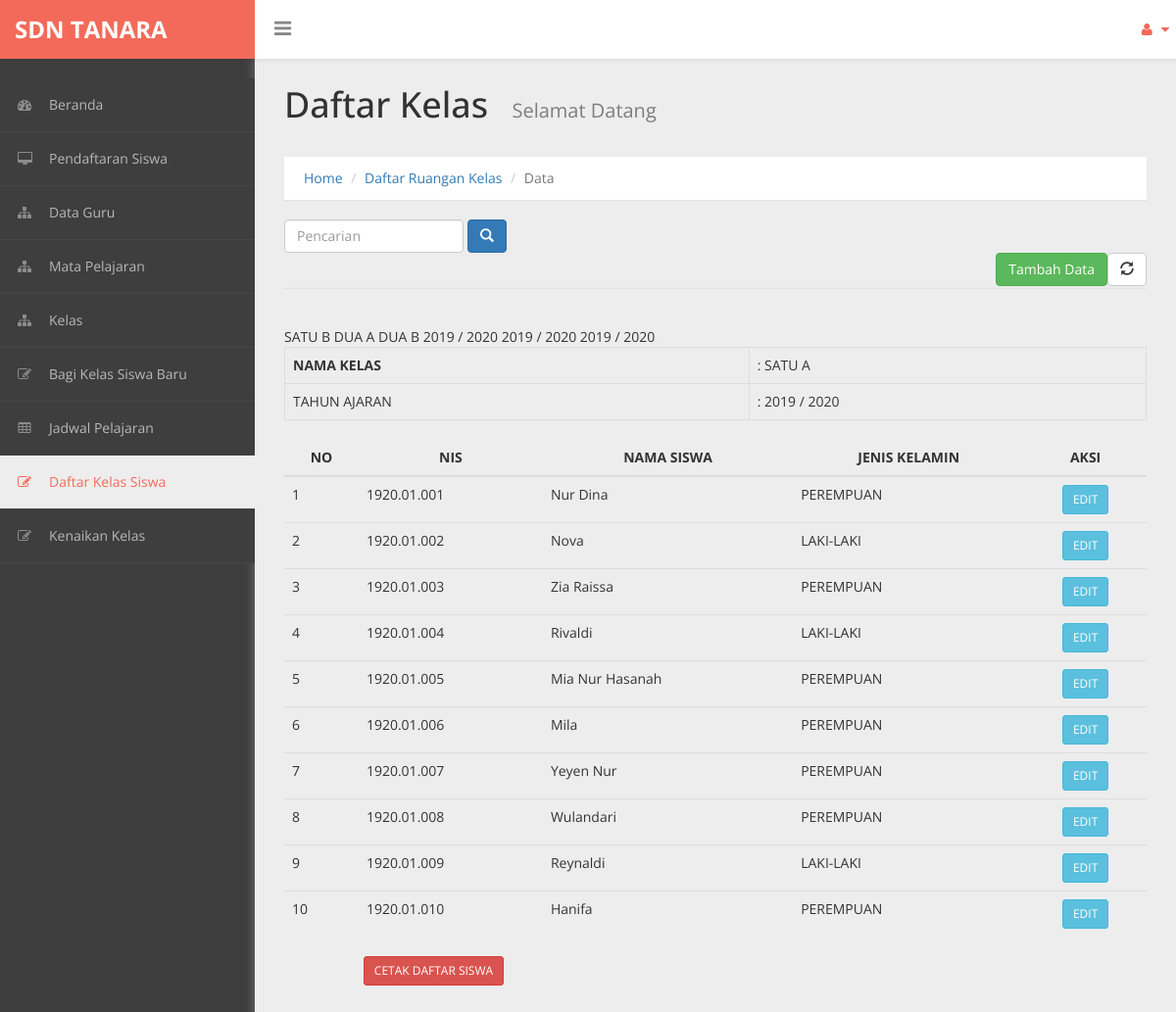
Screenshot of /admin/data_daftarsiswa.php with the database file from the repository.
### tables this page shows
CREATE TABLE `ruang` (
  `kd_ruang` varchar(6) NOT NULL,
  `nama_ruang` varchar(20) NOT NULL,
  `nip` varchar(32) NOT NULL,
  `thnajar` varchar(20) NOT NULL
);

CREATE TABLE `siswa` (
  `nis` varchar(11) NOT NULL,
  `nama_siswa` varchar(40) NOT NULL,
  `tempatlhr` varchar(30) NOT NULL,
  `tgllahir` date NOT NULL,
  `alamat` text NOT NULL,
  `gender` enum('LAKI-LAKI','PEREMPUAN') NOT NULL,
  `agama` enum('ISLAM','KRISTEN','BUDHA','HINDU','KHONG HU CHU') NOT NULL,
  `kelas` varchar(6) NOT NULL,
  `status` enum('KANDUNG','ANGKAT','TIRI') NOT NULL,
  `anakke` varchar(15) NOT NULL,
  `namaayah` varchar(30) NOT NULL,
  `namaibu` varchar(30) NOT NULL,
  `alamatortu` text NOT NULL,
  `telportu` varchar(13) NOT NULL,
  `pekerjaanayah` varchar(30) NOT NULL,
  `pekerjaanibu` varchar(30) NOT NULL,
  `namawali` varchar(30) NOT NULL,
  `alamatwali` text NOT NULL,
  `telpwali` varchar(13) NOT NULL,
  `pekerjaanwali` varchar(30) NOT NULL
);

### admin/data_daftarsiswa.php (the view, shortened to what this page needs)
<!DOCTYPE html>
<html xmlns="http://www.w3.org/1999/xhtml">
<head>
    <link href="../assets/css/bootstrap.css" rel="stylesheet" />
    <link href="../assets/css/font-awesome.css" rel="stylesheet" />
    <link href="../assets/css/custom-styles.css" rel="stylesheet" />
</head>
<body>
    <div id="wrapper">
        <nav class="navbar navbar-default top-navbar" role="navigation">
            <div class="navbar-header">
                <a class="navbar-brand" href="index.php"><strong>SDN TANARA</strong></a>
                <div id="sideNav" href="">
                  <i class="fa fa-bars icon"></i>
              </div>
            </div>
            <ul class="nav navbar-top-links navbar-right">
                <li class="dropdown">
                    <a class="dropdown-toggle" data-toggle="dropdown" href="#" aria-expanded="false">
                        <i class="fa fa-user fa-fw"></i> <i class="fa fa-caret-down"></i>
                    </a>
                </li>
            </ul>
        </nav>
        <nav class="navbar-default navbar-side" role="navigation">
            <div class="sidebar-collapse">
                <ul class="nav" id="main-menu">
                    <li>
                        <a href="index.php"><i class="fa fa-dashboard"></i>Beranda</a>
                    </li>
                    <li>
                        <a href="daftar_pend.php"><i class="fa fa-desktop"></i>Pendaftaran Siswa</a>
                    </li>
                    <li>
                        <a href="daftar_guru.php"><i class="fa fa-sitemap"></i>Data Guru</a>
                    </li>
                    <li>
                        <a href="daftar_mapel.php"><i class="fa fa-sitemap"></i>Mata Pelajaran</a>
                    </li>
                     <li>
                        <a href="daftar_ruang.php"><i class="fa fa-sitemap"></i>Kelas</a>
                    </li>
                    <li>
                        <a href="daftar_walikelas.php"><i class="fa fa-edit"></i>Bagi Kelas Siswa Baru</a>
                    </li>
                    <li>
                        <a href="daftar_jadwal.php" ><i class="fa fa-table"></i>Jadwal Pelajaran</a>
                    </li>
                    <li>
                        <a href="daftar_siswa.php" class="active-menu"><i class="fa fa-edit"></i>Daftar Kelas Siswa</a>
                    </li>
                    <li>
                        <a href="daftar_kenaikan.php"><i class="fa fa-edit"></i>Kenaikan Kelas</a>
                    </li>
                </ul>
            </div>
        </nav>
        <div id="page-wrapper">
          <div class="header">
                        <h1 class="page-header">
                           Daftar Kelas <small>Selamat Datang</small>
                        </h1>
                        <ol class="breadcrumb">
                      <li><a href="index.php">Home</a></li>
                      <li><a href="#">Daftar Ruangan Kelas</a></li>
                      <li class="active">Data</li>
                    </ol>
            <div class="panel-tools">
                <form class="form-inline" action="" method="post">
                    <div class="form-group">
                        <input type="text" name="pencarian" class="form-control" placeholder="Pencarian">
                    </div>
                    <div class="form-group">
                        <button type="submit" class="btn btn-primary"><span class="glyphicon glyphicon-search " aria-hidden="true"></span></button>
                    </div>
                </form>
                <a href="" class="btn btn-default pull-right"><i class="glyphicon glyphicon-refresh"></i></a>
                <a class="btn btn-success pull-right" href="tambah_siswa.php">Tambah Data</a>
            </div>
        </div>
            <div id="page-inner">
                <div class="row">
                  <div class="col-md-12">
                <div class="panel panel-default">
                </div>
            </div>
                </div>
    <div class="box box-success">
        <form action="aksi_daftar.php" method="POST" class="form-horizontal">
            <div class="box-header with-border">
            <table class="table table-bordered"><br>
                <tr>
                    <th>NAMA KELAS</center></th>
                    <td> :
                        <?php
                        include '../koneksi.php';
                            $data = mysqli_query($koneksi, "SELECT * FROM ruang");
                            while($d = mysqli_fetch_array($data)) {
                        ?>
                       <?php echo $d['nama_ruang']?>
                    </td>
                </tr>
                <?php } ?>
                <tr>
                    <td>TAHUN AJARAN </td>
                    <td> :
                        <?php
                        include '../koneksi.php';
                            $data = mysqli_query($koneksi, "SELECT * FROM ruang");
                            while($d = mysqli_fetch_array($data)) {
                        ?>
                       <?php echo $d['thnajar']?>
                    </td>
                </tr>
                <?php } ?>
            </table>
               <table class="table" id="datatables"><thead>
                <tr>
                        <th><center>NO</center></th>
                        <th><center>NIS</center></th>
                        <th><center>NAMA SISWA</center></th>
                        <th><center>JENIS KELAMIN</center></th>
                        <th><center>AKSI</center></th>
                </tr></thead>
            <tbody>
                    <?php
                    include '../koneksi.php';
                    $data=mysqli_query($koneksi,"SELECT * from siswa");
                    $i=0;
                    while($d=mysqli_fetch_array($data)){
                        $i++;
                    ?>
                    <tr>
                        <td><?php echo $i?></td>
                        <td><?php echo $d['nis']?></td>
                        <td><?php echo $d['nama_siswa']?></td>
                        <td><?php echo $d['gender']?></td>
                        <td align="center">
                            <a class="btn btn-info btn-sm" href="tampil_ruang.php?kd_ruang=<?php echo $d['kd_ruang'];?>">EDIT</a>
                        </td>
                    </tr>
<?php } ?>
            </tbody>
               </table>
            </div>
             <div class="col-sm-4">
                <label class="control-label col-md-3 col-sm-3 col-xs-12" for="form-field-1">
                </label>
                    <a class="btn btn-danger btn-sm" href="daftarsiswa/cetak_siswa.php?nis=<?php echo $d['nis'];?>">CETAK DAFTAR SISWA</a>
                </div>
         </form>
    </div>
  </div>
                </div>
            </div>
</body>
</html>

### assets/css/custom-styles.css (style rules this page uses)
body { font-family: 'Open Sans', sans-serif; background: #3E3E3E; }
#wrapper { width: 100%; }
#page-wrapper { padding: 15px 15px; min-height: 600px; background: #EDEDED; }
#page-inner { width:100%; margin:10px 20px 10px 0px; background-color:transparent; padding: 15px 30px; min-height:1200px; }
h1, .h1, h2, .h2, h3, .h3 { margin-top: 7px; margin-bottom: -5px; }
.navbar-side { z-index: 0; }
.panel { border-radius:0px; }
.navbar-side .nav > li > a > i { color: #8C8C8C;padding: 8px;width: 30px;text-align: center; }
.top-navbar { position: fixed; width: 100%; z-index: 300; -webkit-box-shadow: 0 3px 3px rgba(0, 0, 0, 0.05); -moz-box-shadow: 0 3px 3px rgba(0, 0, 0, 0.05); box-shadow: 0 3px 3px rgba(0, 0, 0, 0.05); }
.navbar-side { z-index: 1; position: fixed; width: 260px; top: 80px; }
#page-wrapper { position: relative; top: 55px; box-shadow: 0 0 10px #757575; -moz-box-shadow: 0 0 10px #757575; -webkit-box-shadow: 0 0 10px #757575; }
.breadcrumb { padding: 12px 10px 12px 20px; margin-bottom: 20px; list-style: none; border-radius: 0; -webkit-box-shadow: 0 1px 1px rgba(0,0,0,.05); box-shadow: 0 1px 1px rgba(0,0,0,.05);background: #fff; }
.page-header { margin: 0;border-bottom: 1px solid transparent;text-align: left;background-color: rgb(237, 237, 237);padding: 32px 22px 32px 0;color: #323232; }
.panel-default { border-color: #ECECEC; }
.header { margin: 0 30px; }
h1.page-header small { color: #7E7E7E; margin-left: 15px; font-size: 20px; }
i.fa.fa-bars { font-size: 20px; margin: 12px 0 0; }
.top-navbar { margin:0px; }
.top-navbar .navbar-brand { color: #fff;width: 260px;text-align: left;height: 60px;font-size: 24px;font-weight: 700;line-height: 30px;background: #F36A5A; }
.top-navbar .nav > li { position: relative; display: inline-block; margin: 0px; padding: 0px; }
.top-navbar .nav > li > a { position: relative; display: block; padding: 20px;color: #FFFFFF; margin: 0px; }
.active-menu, .active-menu i { background-color: #EDEDED !important; color: #F36A5A !important; }
.active-menu i { color: #F36A5A !important; }
.sidebar-collapse , .sidebar-collapse .nav { background:none; }
.sidebar-collapse .nav { padding:0; }
.sidebar-collapse .nav > li > a { color: #B8B8B8; background:transparent; text-shadow:none; font-size: 14px; }
.sidebar-collapse > .nav > li > a { padding: 12px 10px; }
.sidebar-collapse > .nav > li { border-bottom: 1px solid rgba(107, 108, 109, 0.19); }
.navbar-side { border:none; background: #3E3E3E; }
.top-navbar { background: #FFFFFF; border-bottom:none; }
.top-navbar .nav > li > a > i { margin-right: 2px; }
.navbar-default { border:0px solid black; }
.navbar-header { background: transparent; }
.nav > li > a > i { margin-right:10px; color: rgb(243, 106, 90); }
#sideNav { float: left; left: 0; z-index: 3; color: #868686; cursor:pointer; border-radius: 0; width: 14px; font-size: 48px; line-height: 0; margin: 7px 0 0 20px; }
@media (min-width:768px) { #page-wrapper { margin: 0 0 0 260px; padding: 0; min-height: 1200px; } }
@media (min-width:768px) { .navbar-side { width: 260px; z-index: 1; } }
@media (min-width:768px) { .navbar { border-radius: 0px; } }

### rows the page displays
ruang: nama_ruang "SATU A", thnajar "2019 / 2020"
siswa: nis "1920.01.001", nama_siswa "Nur Dina", gender "PEREMPUAN"
siswa: nis "1920.01.002", nama_siswa "Nova", gender "LAKI-LAKI"
siswa: nis "1920.01.003", nama_siswa "Zia Raissa", gender "PEREMPUAN"
siswa: nis "1920.01.004", nama_siswa "Rivaldi", gender "LAKI-LAKI"
siswa: nis "1920.01.005", nama_siswa "Mia Nur Hasanah", gender "PEREMPUAN"
siswa: nis "1920.01.006", nama_siswa "Mila", gender "PEREMPUAN"
siswa: nis "1920.01.007", nama_siswa "Yeyen Nur", gender "PEREMPUAN"
siswa: nis "1920.01.008", nama_siswa "Wulandari", gender "PEREMPUAN"
siswa: nis "1920.01.009", nama_siswa "Reynaldi", gender "LAKI-LAKI"
siswa: nis "1920.01.010", nama_siswa "Hanifa", gender "PEREMPUAN"
